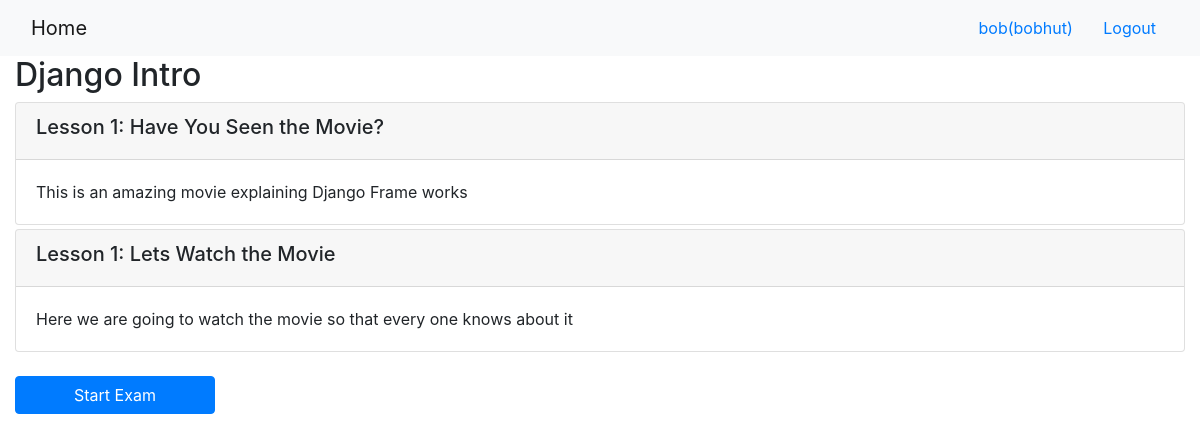
Page /onlinecourse/1/ (signed in) on the committed database.
### onlinecourse/models.py (models this page shows, shortened)
class Course(models.Model):
    name = models.CharField(max_length=30, default='online course')
    image = models.ImageField(upload_to='course_images/')
    description = models.CharField(max_length=1000)
    pub_date = models.DateField(null=True)
    instructors = models.ManyToManyField(Instructor)
    users = models.ManyToManyField(settings.AUTH_USER_MODEL, through='Enrollment')
    total_enrollment = models.IntegerField(default=0)
    passing_score = models.IntegerField(default=0)

class Lesson(models.Model):
    title = models.CharField(max_length=200, default="title")
    order = models.IntegerField(default=0)
    course = models.ForeignKey(Course, on_delete=models.CASCADE)
    content = models.TextField()

### onlinecourse/views.py (the view)
# urls.py: path('<int:pk>/', views.CourseDetailView.as_view(), name='course_details'),
class CourseDetailView(generic.DetailView):
    model = Course
    template_name = 'onlinecourse/course_detail_bootstrap.html'

### onlinecourse/templates/onlinecourse/course_detail_bootstrap.html (shortened to what this page needs)
<!DOCTYPE html>
<html lang="en">
<head>
    {% load static %}
    <link rel="stylesheet" href="https://maxcdn.bootstrapcdn.com/bootstrap/4.5.2/css/bootstrap.min.css">
</head>
<body>
    <nav class="navbar navbar-light bg-light">
        <div class="container-fluid">
            <div class="navbar-header">
                <a class="navbar-brand" href="{% url 'onlinecourse:index' %}">Home</a>
            </div>
            <ul class="nav navbar-nav navbar-right">
                {% if user.is_authenticated %}
                <li>
                    <a class="btn btn-link" href="#">{{ user.first_name }}({{ user.username }})</a>
                    <a class="btn btn-link" href="{% url 'onlinecourse:logout' %}">Logout</a>
                </li>
                {% endif %}
            </ul>
        </div>
    </nav>
    <div class="container-fluid">
        <h2>{{ course.name }}</h2>
        <div class="card-columns-vertical">
            {% for lesson in course.lesson_set.all %}
            <div class="card mt-1">
                <div class="card-header">
                    <h5>Lesson {{lesson.order|add:1}}: {{lesson.title}}</h5>
                </div>
                <div class="card-body">{{lesson.content}}</div>
            </div>
            {% endfor %}
        </div>
        {% if user.is_authenticated %}
        <br>
        <button class="btn btn-primary btn-block custom-quiz-button" data-toggle="collapse" data-target="#exam">Start Exam</button>
        {% endif %}
    </div>
</body>
</html>

### onlinecourse/templates/onlinecourse/course_detail_bootstrap.html (style rules this page uses)
.custom-quiz-button { width: 200px; }

### rows in the picture
Course: name "Django Intro"
Lesson: order|add "1", title "Have You Seen the Movie?", content "This is an amazing movie explaining Django Frame works"
Lesson: order|add "1", title "Lets Watch the Movie", content "Here we are going to watch the movie so that every one knows about it"

### other values in the picture
{{ user.first_name }} "bob"
{{ user.username }} "bobhut"
